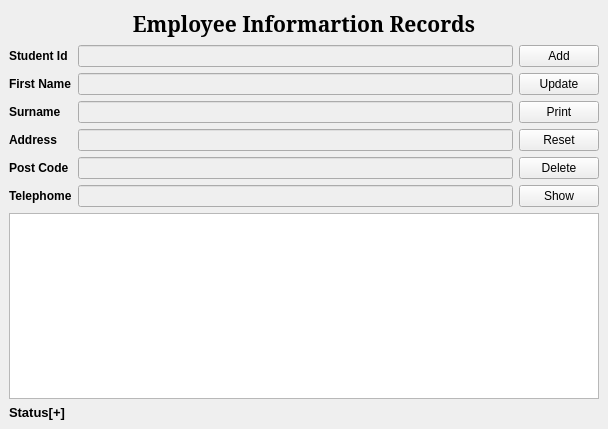
<?xml version="1.0" encoding="UTF-8"?>
<ui version="4.0">
 <class>MainWindow</class>
 <widget class="QMainWindow" name="MainWindow">
  <property name="geometry">
   <rect>
    <x>0</x>
    <y>0</y>
    <width>608</width>
    <height>429</height>
   </rect>
  </property>
  <property name="windowTitle">
   <string>Student Information</string>
  </property>
  <widget class="QWidget" name="centralwidget">
   <layout class="QGridLayout" name="gridLayout">
    <item row="0" column="0">
     <widget class="QLabel" name="label">
      <property name="font">
       <font>
        <family>MS Serif</family>
        <pointsize>16</pointsize>
        <weight>75</weight>
        <bold>true</bold>
       </font>
      </property>
      <property name="text">
       <string>Employee Informartion Records</string>
      </property>
      <property name="alignment">
       <set>Qt::AlignCenter</set>
      </property>
     </widget>
    </item>
    <item row="1" column="0">
     <layout class="QHBoxLayout" name="horizontalLayout">
      <item>
       <layout class="QFormLayout" name="formLayout">
        <item row="0" column="0">
         <widget class="QLabel" name="Id_lbl">
          <property name="font">
           <font>
            <weight>75</weight>
            <bold>true</bold>
           </font>
          </property>
          <property name="text">
           <string>Student Id</string>
          </property>
         </widget>
        </item>
        <item row="0" column="1">
         <widget class="QLineEdit" name="lineedit_Id">
          <property name="enabled">
           <bool>false</bool>
          </property>
         </widget>
        </item>
        <item row="1" column="0">
         <widget class="QLabel" name="name_lbl">
          <property name="font">
           <font>
            <weight>75</weight>
            <bold>true</bold>
           </font>
          </property>
          <property name="text">
           <string>First Name</string>
          </property>
         </widget>
        </item>
        <item row="1" column="1">
         <widget class="QLineEdit" name="lineEdit_FirstName">
          <property name="enabled">
           <bool>false</bool>
          </property>
         </widget>
        </item>
        <item row="2" column="0">
         <widget class="QLabel" name="surname_lbl">
          <property name="font">
           <font>
            <weight>75</weight>
            <bold>true</bold>
           </font>
          </property>
          <property name="text">
           <string>Surname</string>
          </property>
         </widget>
        </item>
        <item row="2" column="1">
         <widget class="QLineEdit" name="lineEdit_Surname">
          <property name="enabled">
           <bool>false</bool>
          </property>
         </widget>
        </item>
        <item row="3" column="0">
         <widget class="QLabel" name="address_lbl">
          <property name="font">
           <font>
            <weight>75</weight>
            <bold>true</bold>
           </font>
          </property>
          <property name="text">
           <string>Address</string>
          </property>
         </widget>
        </item>
        <item row="3" column="1">
         <widget class="QLineEdit" name="lineEdit_Address">
          <property name="enabled">
           <bool>false</bool>
          </property>
         </widget>
        </item>
        <item row="4" column="0">
         <widget class="QLabel" name="postcode_lbl">
          <property name="font">
           <font>
            <weight>75</weight>
            <bold>true</bold>
           </font>
          </property>
          <property name="text">
           <string>Post Code</string>
          </property>
         </widget>
        </item>
        <item row="4" column="1">
         <widget class="QLineEdit" name="lineEdit_Postcode">
          <property name="enabled">
           <bool>false</bool>
          </property>
         </widget>
        </item>
        <item row="5" column="0">
         <widget class="QLabel" name="telephone_lbl">
          <property name="font">
           <font>
            <weight>75</weight>
            <bold>true</bold>
           </font>
          </property>
          <property name="text">
           <string>Telephome</string>
          </property>
         </widget>
        </item>
        <item row="5" column="1">
         <widget class="QLineEdit" name="lineEdit_Telephone">
          <property name="enabled">
           <bool>false</bool>
          </property>
         </widget>
        </item>
       </layout>
      </item>
      <item>
       <layout class="QVBoxLayout" name="verticalLayout">
        <item>
         <widget class="QPushButton" name="AddBtn">
          <property name="text">
           <string>Add</string>
          </property>
         </widget>
        </item>
        <item>
         <widget class="QPushButton" name="UpdateBtn">
          <property name="text">
           <string>Update</string>
          </property>
         </widget>
        </item>
        <item>
         <widget class="QPushButton" name="PrintBtn">
          <property name="text">
           <string>Print</string>
          </property>
         </widget>
        </item>
        <item>
         <widget class="QPushButton" name="ResetBtn">
          <property name="text">
           <string>Reset</string>
          </property>
         </widget>
        </item>
        <item>
         <widget class="QPushButton" name="DeleteBtn">
          <property name="text">
           <string>Delete</string>
          </property>
         </widget>
        </item>
        <item>
         <widget class="QPushButton" name="ShowBtn">
          <property name="text">
           <string>Show</string>
          </property>
         </widget>
        </item>
       </layout>
      </item>
     </layout>
    </item>
    <item row="2" column="0">
     <widget class="QTableView" name="tableView"/>
    </item>
    <item row="3" column="0">
     <widget class="QLabel" name="Status_lbl">
      <property name="font">
       <font>
        <pointsize>10</pointsize>
        <weight>75</weight>
        <bold>true</bold>
       </font>
      </property>
      <property name="text">
       <string>Status[+]</string>
      </property>
     </widget>
    </item>
   </layout>
  </widget>
 </widget>
 <resources/>
 <connections/>
</ui>
